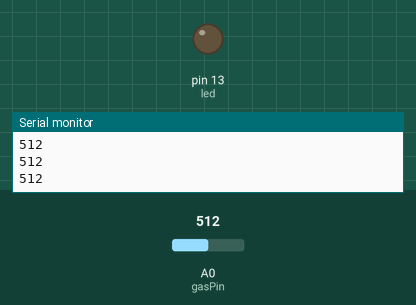
Recording of a sketch running on a simulated Arduino Uno, built with avr-gcc and run on an emulated ATmega328P. Parts: output pins drawn as LEDs (lit = HIGH), the last lines printed to the serial monitor. The inputs (shaded band) are chosen by the test bench; at power-on: A0 (gasPin) = 512.

Above: at 1.2 s.
1.3 s: A0 (gasPin) set to 737
2.8 s: A0 (gasPin) set to 767
At 3.6 s:
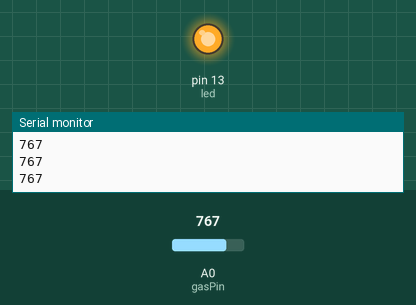
4.3 s: A0 (gasPin) set to 740
At 4.9 s:
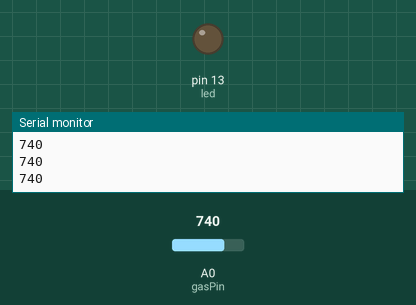
5.8 s: A0 (gasPin) set to 760
At 6.2 s:
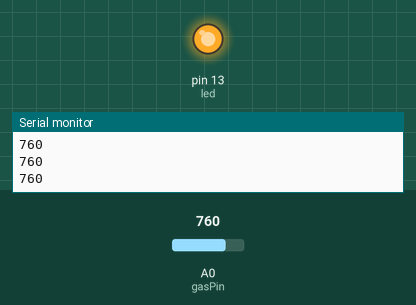
Timing chart, 0 to 8.3 s (numbered marks = the images above; inputs shaded):
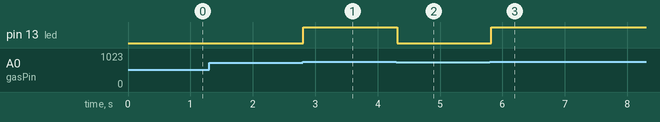

The sketch:

gas_sensor.ino
```cpp
int gasPin = 0;
int led = 13;
int val;
void setup() {
  // put your setup code here, to run once:
  Serial.begin(9600);
  pinMode(led, OUTPUT);
}

void loop() {
  // put your main code here, to run repeatedly:
  val = analogRead(gasPin);
  Serial.println(val, DEC);
  if(val >= 750) {
    digitalWrite(led, HIGH);
  } else {
    digitalWrite(led, LOW);
  }
  delay(100);
}
```

Measured:
- the behaviour switches between 749 and 750 on A0 (gasPin) (found by bisection; images 0 and 1)
- after the input at 2.8 s, pin 13 (led): LOW → HIGH at once
- after the input at 4.3 s, pin 13 (led): HIGH → LOW at once
- after the input at 5.8 s, pin 13 (led): LOW → HIGH at once
